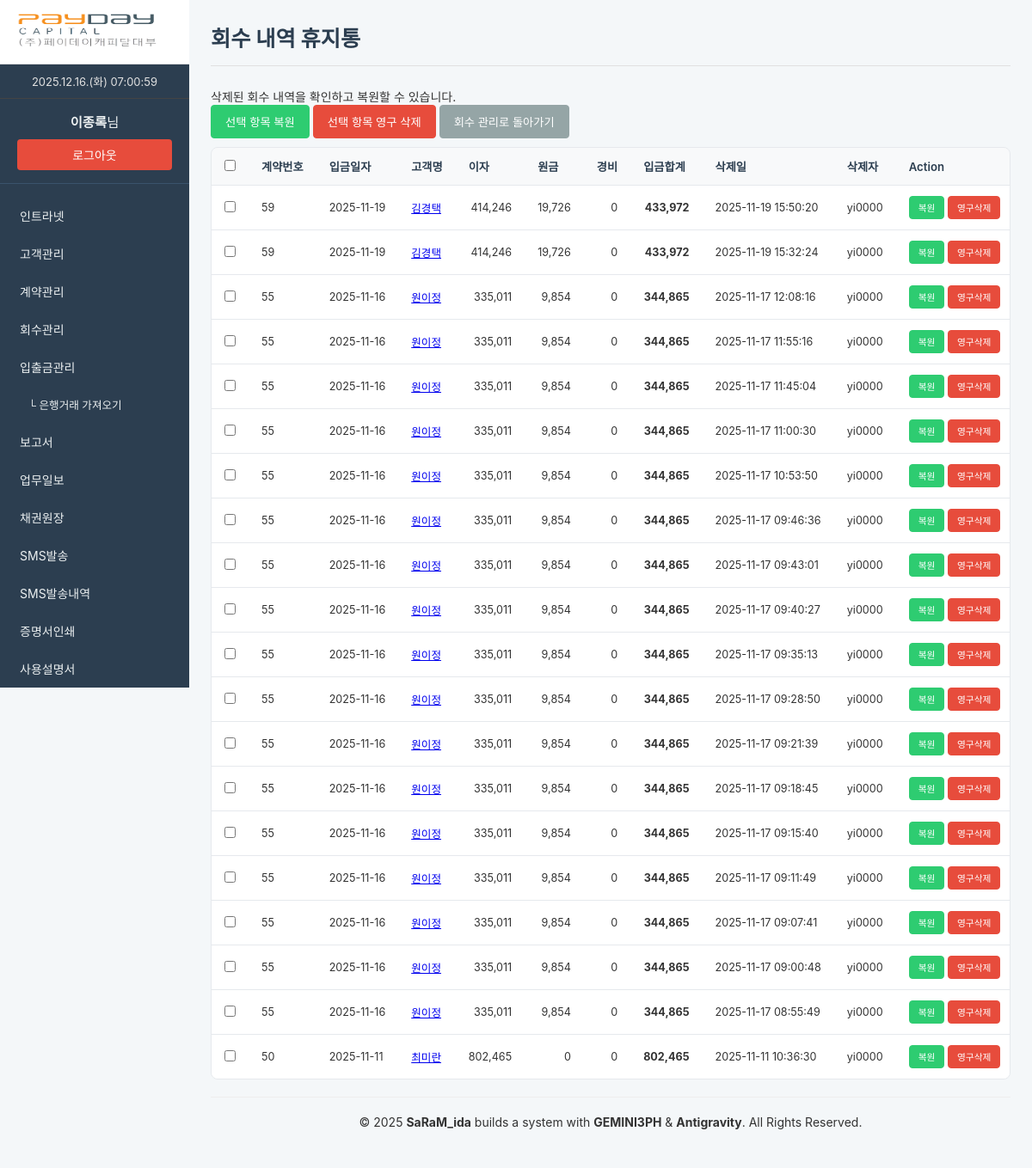
/pages/collection_trash.php (signed in), run on the app's committed database.
### tables this page shows
CREATE TABLE `collections` (
  `id` int(11) NOT NULL AUTO_INCREMENT,
  `transaction_id` varchar(255) DEFAULT NULL,
  `contract_id` int(11) NOT NULL,
  `collection_date` date NOT NULL,
  `amount` decimal(15,2) NOT NULL,
  `collection_type` varchar(50) NOT NULL,
  `interest_start_date` date DEFAULT NULL,
  `interest_end_date` date DEFAULT NULL,
  `memo` text DEFAULT NULL,
  `generated_interest` decimal(15,2) DEFAULT NULL COMMENT '발생이자',
  `created_at` datetime DEFAULT current_timestamp(),
  `deleted_at` datetime DEFAULT NULL COMMENT '삭제 시간',
  `deleted_by` varchar(50) DEFAULT NULL COMMENT '삭제한 사용자',
  PRIMARY KEY (`id`),
  KEY `contract_id` (`contract_id`)
);

CREATE TABLE `customers` (
  `id` int(11) NOT NULL AUTO_INCREMENT,
  `name` varchar(100) NOT NULL,
  `resident_id_partial` varchar(8) DEFAULT NULL,
  `phone` varchar(20) NOT NULL,
  `address` varchar(255) DEFAULT NULL,
  `address_registered` varchar(255) DEFAULT NULL,
  `address_actual` varchar(255) DEFAULT NULL,
  `memo` text DEFAULT NULL,
  `created_at` datetime DEFAULT current_timestamp(),
  `application_source` varchar(255) DEFAULT NULL COMMENT '신청거래처',
  `requested_loan_amount` decimal(15,2) DEFAULT NULL COMMENT '대출신청금액',
  `loan_application_date` date DEFAULT NULL COMMENT '대출신청일',
  `manager` varchar(100) DEFAULT NULL COMMENT '담당자',
  `bank_name` varchar(50) DEFAULT NULL,
  `account_number` varchar(100) DEFAULT NULL,
  PRIMARY KEY (`id`),
  FULLTEXT KEY `ft_name_phone` (`name`,`phone`)
);

### common.php (called while the page is built, shortened)
<?php
function getCollections($link, $start_date = '', $end_date = '', $customer_name = '', $contract_id = '', $fetch_deleted = false)
{
    $sql = "SELECT
                coll.id,
                coll.contract_id,
                coll.collection_date,
                coll.collection_type,
                coll.amount,
                coll.memo,
                coll.generated_interest,
                coll.transaction_id,
                coll.deleted_at,
                coll.deleted_by,
                cust.id as customer_id,
                cust.name as customer_name
            FROM collections coll
            JOIN contracts con ON coll.contract_id = con.id
            JOIN customers cust ON con.customer_id = cust.id";
    $sql .= $fetch_deleted ? " WHERE coll.deleted_at IS NOT NULL" : " WHERE coll.deleted_at IS NULL";
    $sql .= " ORDER BY coll.collection_date DESC, coll.id DESC";
    $stmt = mysqli_prepare($link, $sql);
    mysqli_stmt_execute($stmt);
    $result = mysqli_stmt_get_result($stmt);
    $collections = mysqli_fetch_all($result, MYSQLI_ASSOC);
    return $collections;
}

### pages/collection_trash.php (the view, shortened to what this page needs)
<?php
include('header.php');
$deleted_collections = getCollections($link, '', '', '', '', true);
$grouped_collections = [];
foreach ($deleted_collections as $col) {
    $is_grouped = !empty($col['transaction_id']);
    $key = $is_grouped ? $col['transaction_id'] : 'manual_' . $col['id'];
    if (!isset($grouped_collections[$key])) {
        $grouped_collections[$key] = array_merge($col, [
            'interest' => 0,
            'principal' => 0,
            'expense' => 0,
            'ids' => []
        ]);
    }
    if ($col['collection_type'] == '이자') $grouped_collections[$key]['interest'] += $col['amount'];
    elseif ($col['collection_type'] == '원금') $grouped_collections[$key]['principal'] += $col['amount'];
    elseif ($col['collection_type'] == '경비') $grouped_collections[$key]['expense'] += $col['amount'];
    $grouped_collections[$key]['ids'][] = $col['id'];
}
?>
<h2>회수 내역 휴지통</h2>
<p>삭제된 회수 내역을 확인하고 복원할 수 있습니다.</p>
<div style="margin-bottom: 10px;">
    <button type="button" id="restore_selected_collections" class="btn btn-success">선택 항목 복원</button>
    <button type="button" id="delete_permanently_selected" class="btn btn-danger">선택 항목 영구 삭제</button>
    <a href="collection_manage.php" class="btn btn-secondary">회수 관리로 돌아가기</a>
</div>
<div class="table-container">
    <table>
        <thead>
            <tr>
                <th><input type="checkbox" id="select_all_collections"></th>
                <th>계약번호</th>
                <th>입금일자</th>
                <th>고객명</th>
                <th>이자</th>
                <th>원금</th>
                <th>경비</th>
                <th>입금합계</th>
                <th>삭제일</th>
                <th>삭제자</th>
                <th>Action</th>
            </tr>
        </thead>
        <tbody>
        <?php if (empty($grouped_collections)): ?>
            <tr><td colspan="11" style="text-align: center;">삭제된 내역이 없습니다.</td></tr>
        <?php else: ?>
            <?php foreach ($grouped_collections as $key => $row): ?>
            <tr>
                <td><input type="checkbox" class="collection_checkbox" value="<?php echo implode(',', $row['ids']); ?>"></td>
                <td><?php echo htmlspecialchars($row['contract_id']); ?></td>
                <td><?php echo htmlspecialchars($row['collection_date']); ?></td>
                <td><a href="customer_detail.php?id=<?php echo $row['customer_id']; ?>"><?php echo htmlspecialchars($row['customer_name']); ?></a></td>
                <td style="text-align: right;"><?php echo number_format($row['interest']); ?></td>
                <td style="text-align: right;"><?php echo number_format($row['principal']); ?></td>
                <td style="text-align: right;"><?php echo number_format($row['expense']); ?></td>
                <td style="text-align: right; font-weight: bold;"><?php echo number_format($row['interest'] + $row['principal'] + $row['expense']); ?></td>
                <td><?php echo htmlspecialchars($row['deleted_at']); ?></td>
                <td><?php echo htmlspecialchars($row['deleted_by']); ?></td>
                <td>
                    <button class="btn btn-sm btn-success restore_single_collection" data-ids="<?php echo implode(',', $row['ids']); ?>">복원</button>
                    <button class="btn btn-sm btn-danger delete_permanently_single" data-ids="<?php echo implode(',', $row['ids']); ?>">영구삭제</button>
                </td>
            </tr>
            <?php endforeach; ?>
        <?php endif; ?>
        </tbody>
    </table>
</div>
<?php include 'footer.php'; ?>

### css/style.css (style rules this page uses)
* { box-sizing: border-box; margin: 0; padding: 0; }
body { font-family: -apple-system, BlinkMacSystemFont, "Segoe UI", Roboto, "Helvetica Neue", Arial, sans-serif; font-size: 14px; background-color: #f4f7f9; color: #333; -webkit-font-smoothing: antialiased; -moz-osx-font-smoothing: grayscale; }
h2 { font-size: 1.8em; color: #2c3e50; border-bottom: 1px solid #e0e0e0; padding-bottom: 15px; margin-bottom: 25px; }
.btn { padding: 9px 16px; border: 1px solid transparent; border-radius: 4px; cursor: pointer; text-decoration: none; font-size: 0.95em; font-weight: 500; text-align: center; display: inline-block; transition: all 0.2s ease-in-out; }
.btn-secondary { background-color: #95a5a6; color: white; border-color: #95a5a6; }
.btn-success { background-color: #2ecc71; color: white; border-color: #2ecc71; }
.btn-danger { background-color: #e74c3c; color: white; border-color: #e74c3c; }
.btn-sm { padding: 5px 10px; font-size: 0.85em; }
.table-container { overflow-x: auto; background-color: #fff; border: 1px solid #e6e9ed; border-radius: 8px; }
table { width: 100%; border-collapse: collapse; }
.table-container table { font-size: 0.9em; }
table th, table td { border-bottom: 1px solid #e6e9ed; padding: 12px 15px; text-align: left; vertical-align: middle; white-space: nowrap; }
table th { background-color: #f8f9fa; font-weight: 600; color: #2c3e50; font-size: 1.05em; }
table tr:last-child td { border-bottom: none; }
:root { --preview-padding: 30px; }

### data on the page
collections: contract "59", collection_date "2025-11-19", customers.name "김경택", interest "414,246", principal "19,726", expense "0", expense "433,972", deleted_at "2025-11-19 15:50:20", deleted_by "yi0000"
collections: contract "59", collection_date "2025-11-19", customers.name "김경택", interest "414,246", principal "19,726", expense "0", expense "433,972", deleted_at "2025-11-19 15:32:24", deleted_by "yi0000"
collections: contract "55", collection_date "2025-11-16", customers.name "원이정", interest "335,011", principal "9,854", expense "0", expense "344,865", deleted_at "2025-11-17 12:08:16", deleted_by "yi0000"
collections: contract "55", collection_date "2025-11-16", customers.name "원이정", interest "335,011", principal "9,854", expense "0", expense "344,865", deleted_at "2025-11-17 11:55:16", deleted_by "yi0000"
collections: contract "55", collection_date "2025-11-16", customers.name "원이정", interest "335,011", principal "9,854", expense "0", expense "344,865", deleted_at "2025-11-17 11:45:04", deleted_by "yi0000"
collections: contract "55", collection_date "2025-11-16", customers.name "원이정", interest "335,011", principal "9,854", expense "0", expense "344,865", deleted_at "2025-11-17 11:00:30", deleted_by "yi0000"
collections: contract "55", collection_date "2025-11-16", customers.name "원이정", interest "335,011", principal "9,854", expense "0", expense "344,865", deleted_at "2025-11-17 10:53:50", deleted_by "yi0000"
collections: contract "55", collection_date "2025-11-16", customers.name "원이정", interest "335,011", principal "9,854", expense "0", expense "344,865", deleted_at "2025-11-17 09:46:36", deleted_by "yi0000"
collections: contract "55", collection_date "2025-11-16", customers.name "원이정", interest "335,011", principal "9,854", expense "0", expense "344,865", deleted_at "2025-11-17 09:43:01", deleted_by "yi0000"
collections: contract "55", collection_date "2025-11-16", customers.name "원이정", interest "335,011", principal "9,854", expense "0", expense "344,865", deleted_at "2025-11-17 09:40:27", deleted_by "yi0000"
collections: contract "55", collection_date "2025-11-16", customers.name "원이정", interest "335,011", principal "9,854", expense "0", expense "344,865", deleted_at "2025-11-17 09:35:13", deleted_by "yi0000"
collections: contract "55", collection_date "2025-11-16", customers.name "원이정", interest "335,011", principal "9,854", expense "0", expense "344,865", deleted_at "2025-11-17 09:28:50", deleted_by "yi0000"
collections: contract "55", collection_date "2025-11-16", customers.name "원이정", interest "335,011", principal "9,854", expense "0", expense "344,865", deleted_at "2025-11-17 09:21:39", deleted_by "yi0000"
collections: contract "55", collection_date "2025-11-16", customers.name "원이정", interest "335,011", principal "9,854", expense "0", expense "344,865", deleted_at "2025-11-17 09:18:45", deleted_by "yi0000"
collections: contract "55", collection_date "2025-11-16", customers.name "원이정", interest "335,011", principal "9,854", expense "0", expense "344,865", deleted_at "2025-11-17 09:15:40", deleted_by "yi0000"
collections: contract "55", collection_date "2025-11-16", customers.name "원이정", interest "335,011", principal "9,854", expense "0", expense "344,865", deleted_at "2025-11-17 09:11:49", deleted_by "yi0000"
collections: contract "55", collection_date "2025-11-16", customers.name "원이정", interest "335,011", principal "9,854", expense "0", expense "344,865", deleted_at "2025-11-17 09:07:41", deleted_by "yi0000"
collections: contract "55", collection_date "2025-11-16", customers.name "원이정", interest "335,011", principal "9,854", expense "0", expense "344,865", deleted_at "2025-11-17 09:00:48", deleted_by "yi0000"
collections: contract "55", collection_date "2025-11-16", customers.name "원이정", interest "335,011", principal "9,854", expense "0", expense "344,865", deleted_at "2025-11-17 08:55:49", deleted_by "yi0000"
collections: contract "50", collection_date "2025-11-11", customers.name "최미란", interest "802,465", principal "0", expense "0", expense "802,465", deleted_at "2025-11-11 10:36:30", deleted_by "yi0000"

### other printed values
$_SESSION["name"] "이종록"
